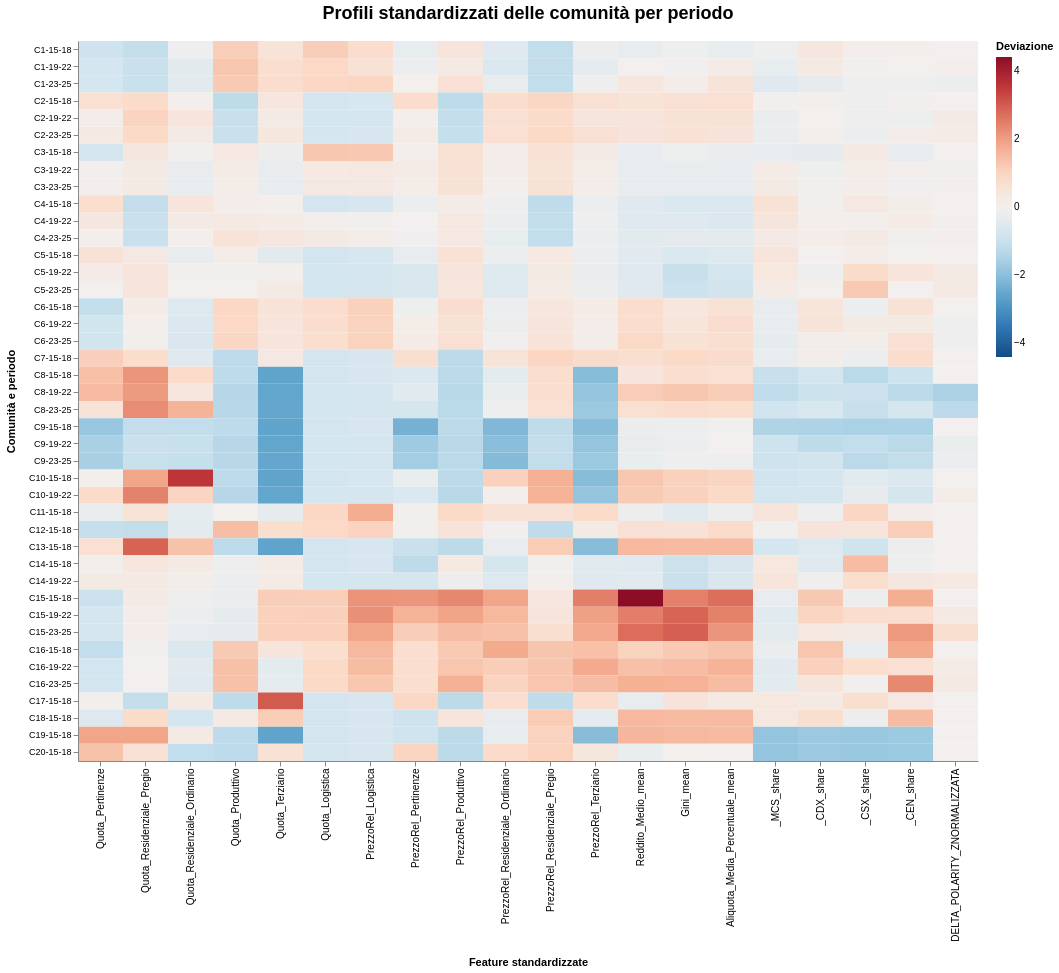

Here is the Vega-Lite specification saved for this chart:
### Vega-Lite specification from a JSON file in a GitHub repository (floating-point values rounded to 4 significant figures; data arrays with more than 128 entries replaced by an {"elided": "..."} marker saying what was removed)
{"config": {"view": {"continuousWidth": 300, "continuousHeight": 300, "stroke": null}, "axis": {"grid": false, "labelColor": "black", "titleColor": "black"}, "legend": {"labelColor": "black", "titleColor": "black"}, "title": {"color": "black"}}, "data": {"name": "data-db22cc8332f92c2d1dad988b256451c1"}, "mark": {"type": "rect"}, "encoding": {"color": {"field": "Deviation", "legend": {"gradientLength": 300, "orient": "right"}, "scale": {"domain": [-4.399, 4.399], "reverse": true, "scheme": "redblue"}, "title": "Deviazione", "type": "quantitative"}, "tooltip": [{"field": "CommunityAligned", "title": "Comunità", "type": "ordinal"}, {"field": "Periodo", "title": "Periodo", "type": "nominal"}, {"field": "FeatureLabel", "title": "Feature", "type": "nominal"}, {"field": "Deviation", "format": ".3f", "title": "Z-score", "type": "quantitative"}], "x": {"axis": {"labelAngle": -90, "labelLimit": 260, "titlePadding": 15}, "field": "FeatureLabel", "sort": ["Quota_Pertinenze", "Quota_Residenziale_Pregio", "Quota_Residenziale_Ordinario", "Quota_Produttivo", "Quota_Terziario", "Quota_Logistica", "PrezzoRel_Logistica", "PrezzoRel_Pertinenze", "PrezzoRel_Produttivo", "PrezzoRel_Residenziale_Ordinario", "PrezzoRel_Residenziale_Pregio", "PrezzoRel_Terziario", "Reddito_Medio_mean", "Gini_mean", "Aliquota_Media_Percentuale_mean", "_MCS_share", "_CDX_share", "_CSX_share", "_CEN_share", "DELTA_POLARITY_ZNORMALIZZATA"], "title": "Feature standardizzate", "type": "nominal"}, "y": {"axis": {"labelFontSize": 9, "titlePadding": 12}, "field": "CommunityPeriod", "sort": ["C1-15-18", "C1-19-22", "C1-23-25", "C2-15-18", "C2-19-22", "C2-23-25", "C3-15-18", "C3-19-22", "C3-23-25", "C4-15-18", "C4-19-22", "C4-23-25", "C5-15-18", "C5-19-22", "C5-23-25", "C6-15-18", "C6-19-22", "C6-23-25", "C7-15-18", "C8-15-18", "C8-19-22", "C8-23-25", "C9-15-18", "C9-19-22", "C9-23-25", "C10-15-18", "C10-19-22", "C11-15-18", "C12-15-18", "C13-15-18", "C14-15-18", "C14-19-22", "C15-15-18", "C15-19-22", "C15-23-25", "C16-15-18", "C16-19-22", "C16-23-25", "C17-15-18", "C18-15-18", "C19-15-18", "C20-15-18"], "title": "Comunità e periodo", "type": "nominal"}}, "height": 720, "title": {"text": "Profili standardizzati delle comunità per periodo", "anchor": "middle", "fontSize": 18, "fontWeight": "bold", "offset": 18}, "width": 900, "$schema": "https://vega.github.io/schema/vega-lite/v5.20.1.json", "datasets": {"data-db22cc8332f92c2d1dad988b256451c1": {"elided": "840 records"}}}
